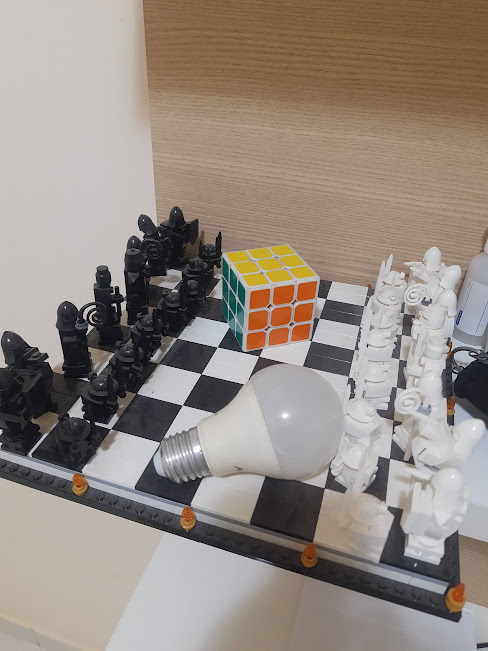
#> input picture img.jpg, 488 x 651 px, found by its file name
$ python 'compressão.py'
#> lines starting #> are read from the running program, lines starting #| are printed output that depends on the picture
from matplotlib.image import imread
import numpy as np
import matplotlib.pyplot as plt
import pywt
plt.rcParams['figure.figsize'] = [16, 16]
plt.rcParams.update({'font.size': 18})

A = imread(r'C:\\Users\\artur\\OneDrive\\Área de Trabalho\\PDI\\exemplo_imagem\\img.jpg')
#> A is the input picture: shape (651, 488, 3); mean R, G, B 149.6, 138.6, 130.2
B = np.mean(A, -1); # converte para escala de cinza
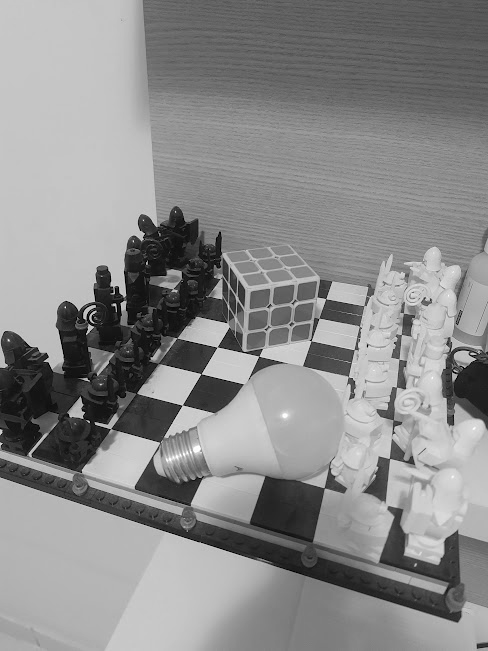
#> B: shape (651, 488) float64; min 0, max 255, mean 139.5

#Compressão utilizando wavelets
n = 4
w = 'db1'
coeffs = pywt.wavedec2(B, wavelet = w, level=n)
#> coeffs = 5 items

coeffs_arr, coeff_slices = pywt.coeffs_to_array(coeffs)
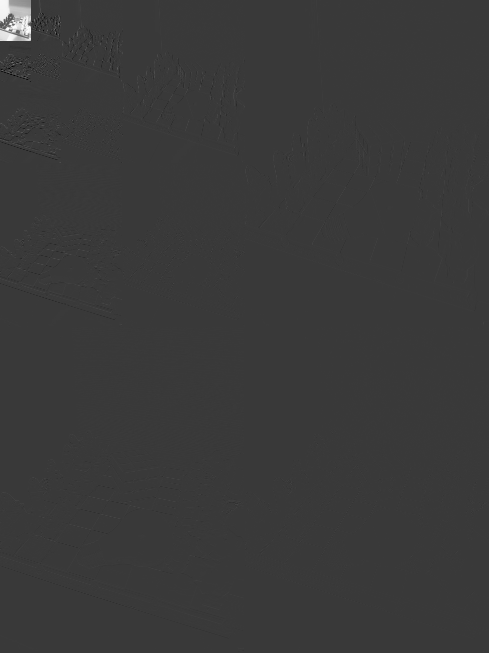
#> coeffs_arr: shape (653, 489) float64; min -973.3, max 3317.2, mean 8.9; drawn with min black and max white
#> coeff_slices = 5 items

Csort = np.sort(np.abs(coeffs_arr.reshape(-1)))

for keep in (0.1, 0.05, 0.01, 0.005):
    thresh= Csort[int(np.floor((1-keep)*len(Csort)))]
    ind = np.abs(coeffs_arr) > thresh
    Cfilt = coeffs_arr * ind  # Threshold small indices

    coeffs_filt = pywt.array_to_coeffs(Cfilt, coeff_slices, output_format='wavedec2')

    #plotando a imagem reconstruida
    Arecon = pywt.waverec2(coeffs_filt, wavelet=w)
    plt.figure()
    plt.imshow(Arecon.astype('uint8'), cmap='gray_r')
    plt.axis('off')
    plt.rcParams['figure.figsize'] = [8, 8]
    plt.title('Compressão = %.1f%% da energia original' % (keep*100))
    plt.show()
#> this loop made 4 passes
#> thresh on passes 1 to 4: 13.5, 27.92, 134.2, 309.7
#> pass 1, `ind = np.abs(coeffs_arr) > thresh`:
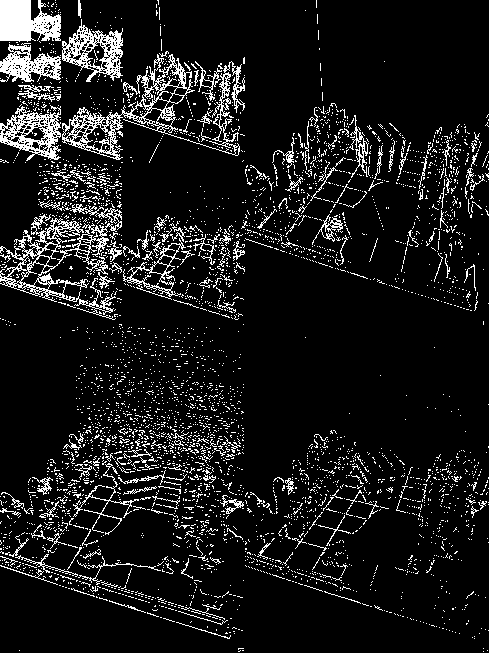
#> ind: shape (653, 489) bool; 10% white in thin lines or dots
#> pass 1, `plt.show()`:
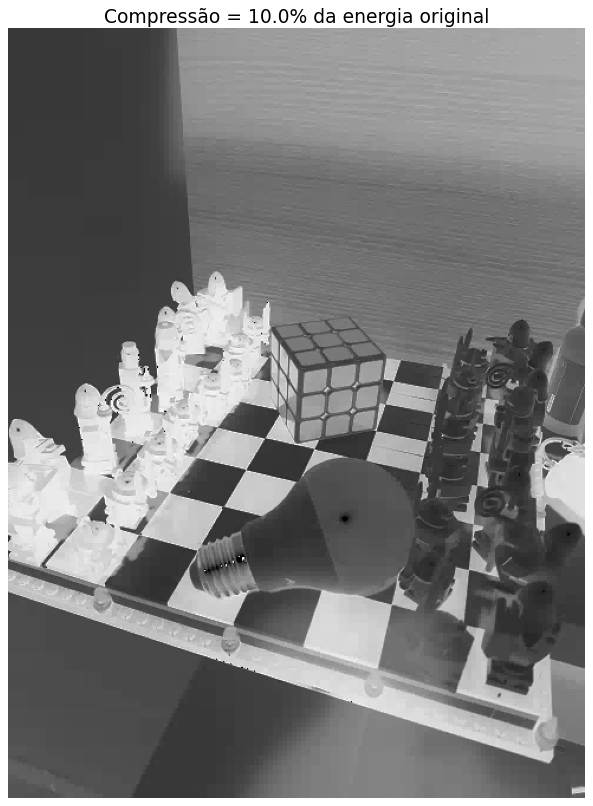
#> figure drawn by matplotlib, 1 panel
#> pass 2, `ind = np.abs(coeffs_arr) > thresh`:
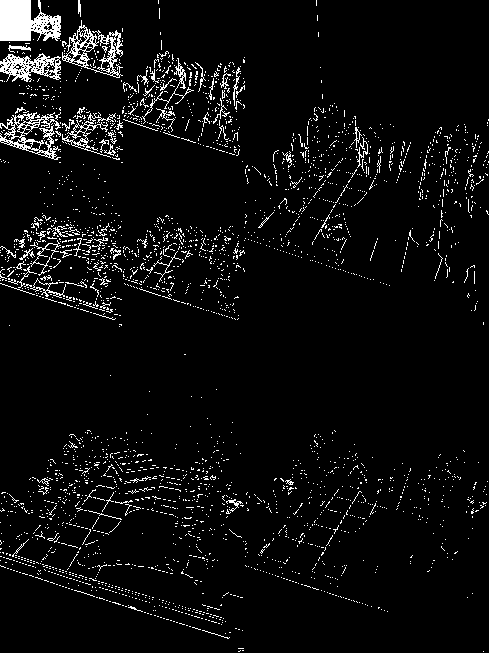
#> ind: shape (653, 489) bool; 5% white in thin lines or dots
#> pass 2, `plt.show()`:
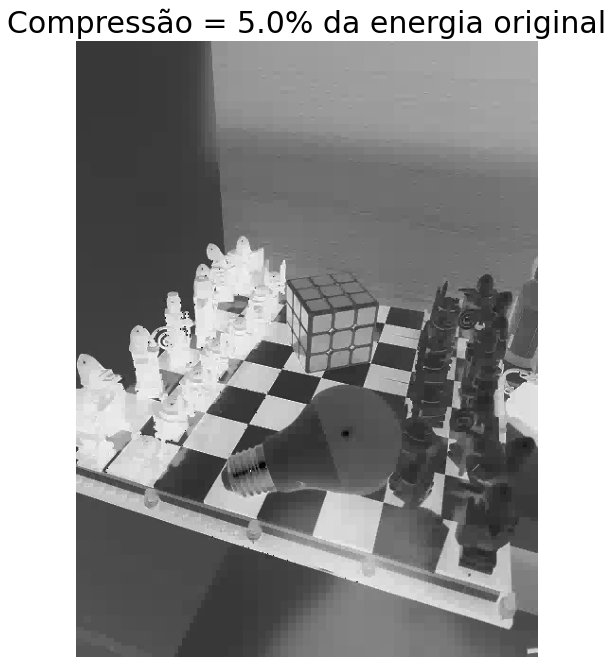
#> figure drawn by matplotlib, 1 panel
#> after the loop:
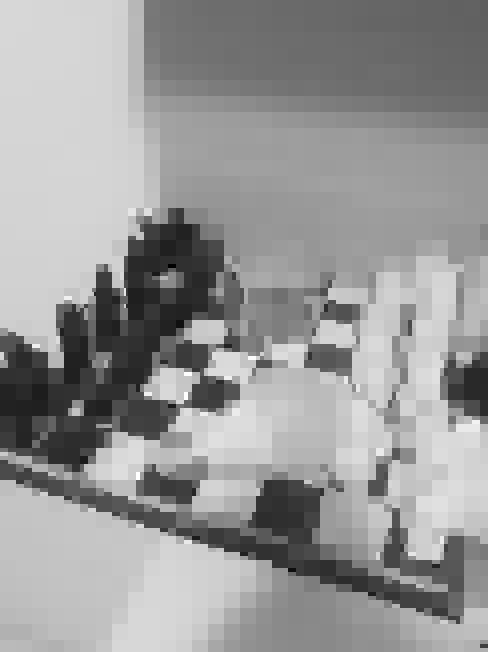
#> Arecon: shape (652, 488) float64; min -5.06, max 236.7, mean 139.5; drawn with min black and max white

$ run again, with imagem1.jpg copied over img.jpg
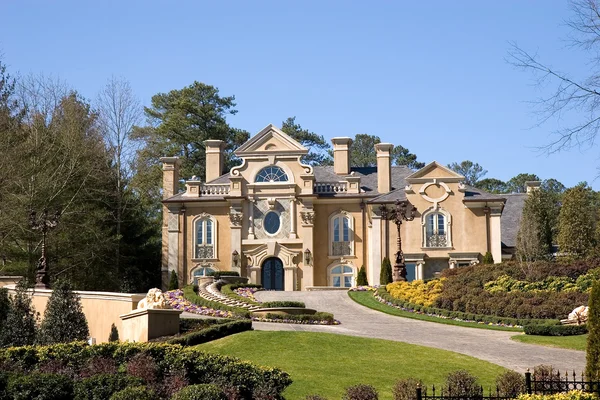
#> input picture imagem1.jpg, 600 x 400 px, found by its file name
#> A is the input picture: shape (400, 600, 3); mean R, G, B 124.5, 131.4, 133.5
#> coeffs = 5 items
#> the loop `for keep in (0.1, 0.05, 0.01, 0.005):` made 4 passes
#> thresh on passes 1 to 4: 36.67, 59.67, 168.8, 345.3
#> pass 1, `ind = np.abs(coeffs_arr) > thresh`:
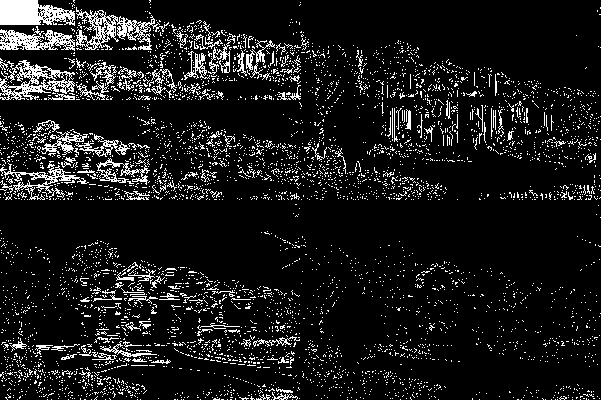
#> ind: shape (400, 601) bool; 10% white in thin lines or dots
#> after the loop `for keep in (0.1, 0.05, 0.01, 0.005):`:
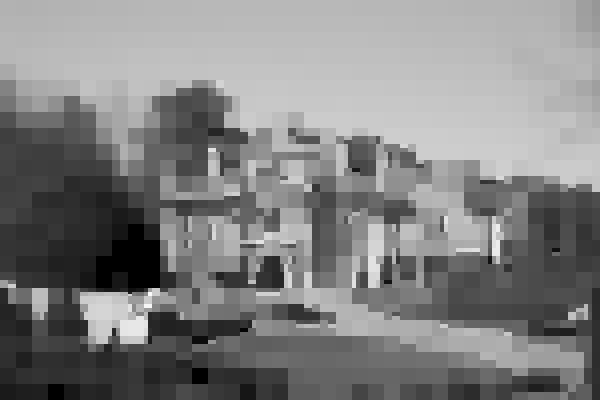
#> Arecon: shape (400, 600) float64; min 0, max 252, mean 129.6

$ run again, with wavelets.jpg copied over img.jpg
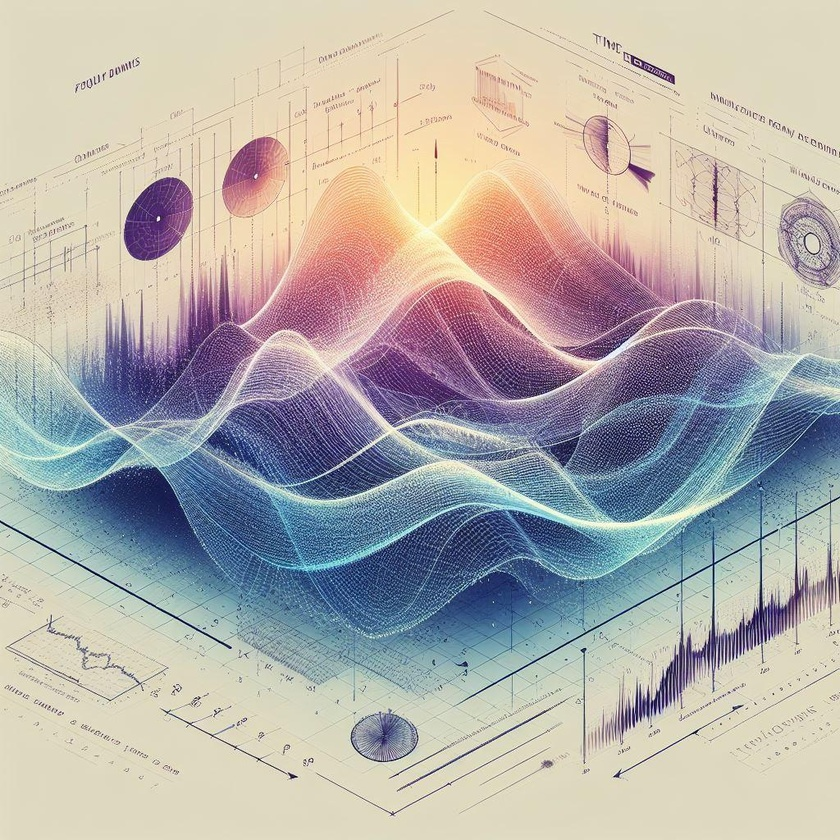
#> input picture wavelets.jpg, 840 x 840 px, shrunk from 1024 x 1024 before the run, found by its file name
#> A is the input picture: shape (840, 840, 3); mean R, G, B 178.9, 174.7, 170.5
#> coeffs = 5 items
#> the loop `for keep in (0.1, 0.05, 0.01, 0.005):` made 4 passes
#> thresh on passes 1 to 4: 38.17, 54.67, 114.7, 210.6
#> after the loop `for keep in (0.1, 0.05, 0.01, 0.005):`:
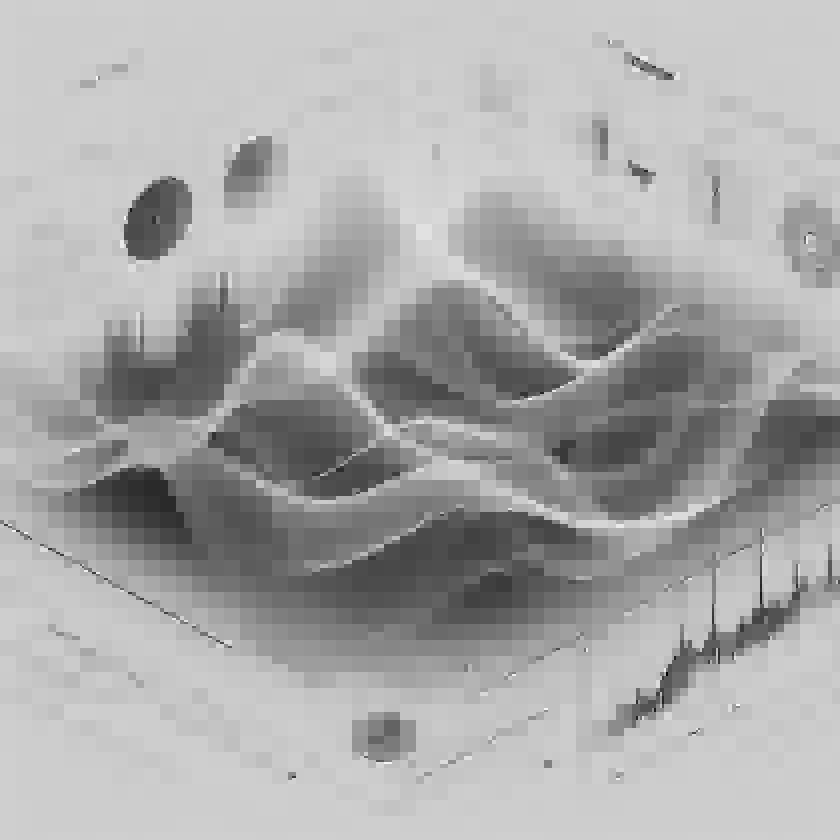
#> Arecon: shape (840, 840) float64; min 2.18, max 260.4, mean 174.7; drawn with min black and max white
